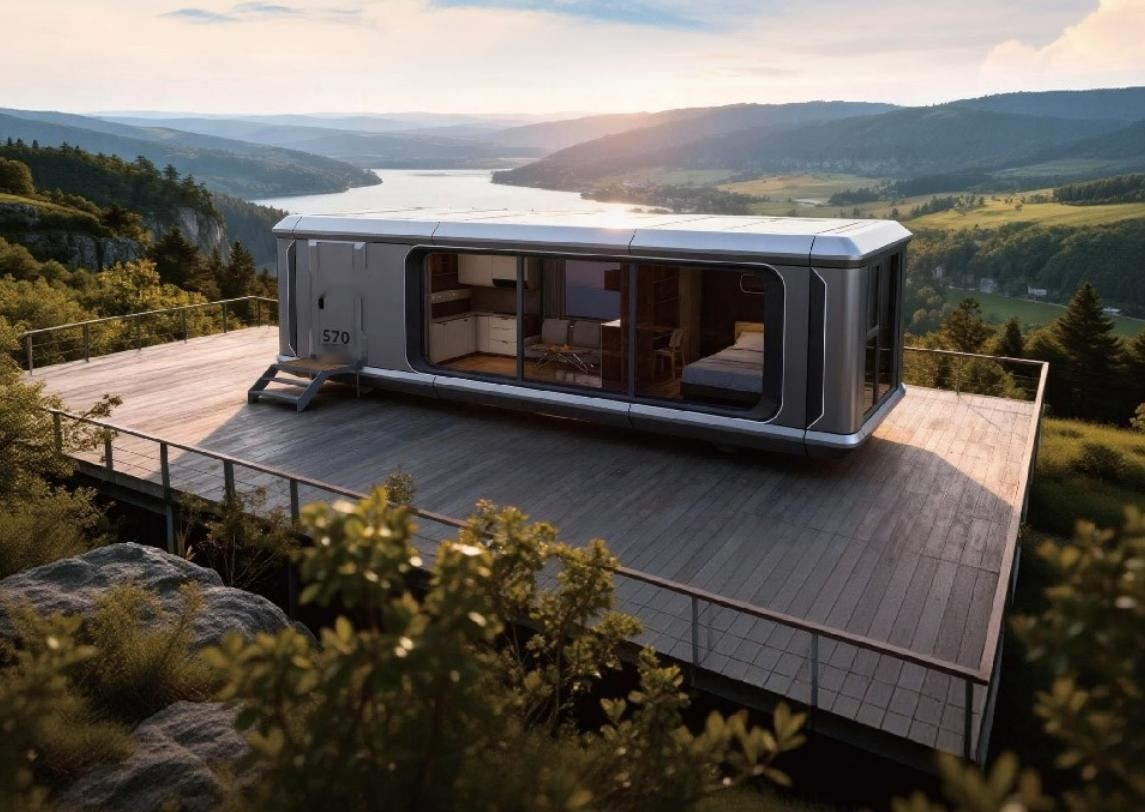
#> input picture videos/src/refs/clean/hero-s70.jpg, 1145 x 812 px, found by its file name
$ python clean_logos.py
#> lines starting #> are read from the running program, lines starting #| are printed output that depends on the picture; after the words box and inside, x2 and y2 are one past the last pixel; in counts of white or black regions, pixels touching at a corner belong together
#!/usr/bin/env python3
# Removes Luban branding from the source photos used in the ads (Polina: their logo must never appear).
import cv2, numpy as np, os
IMG = os.environ.get("IMG_DIR", "/mnt/project-files/site/img"); OUT = os.path.dirname(os.path.abspath(__file__)) + "/refs/clean"
# hero-s70: small emblem above the door handle and the brand line under "S70"
im = cv2.imread(IMG + "/hero-s70.jpg"); m = np.zeros(im.shape[:2], np.uint8)
#> further down, im is the input picture: shape (812, 1145, 3); mean B, G, R 86.8, 94.3, 99.8
cv2.rectangle(m, (318, 268), (368, 298), 255, -1); cv2.rectangle(m, (318, 345), (358, 362), 255, -1)
#> after `cv2.rectangle(m, (318, 268), (368, 298), 255, -1)`:
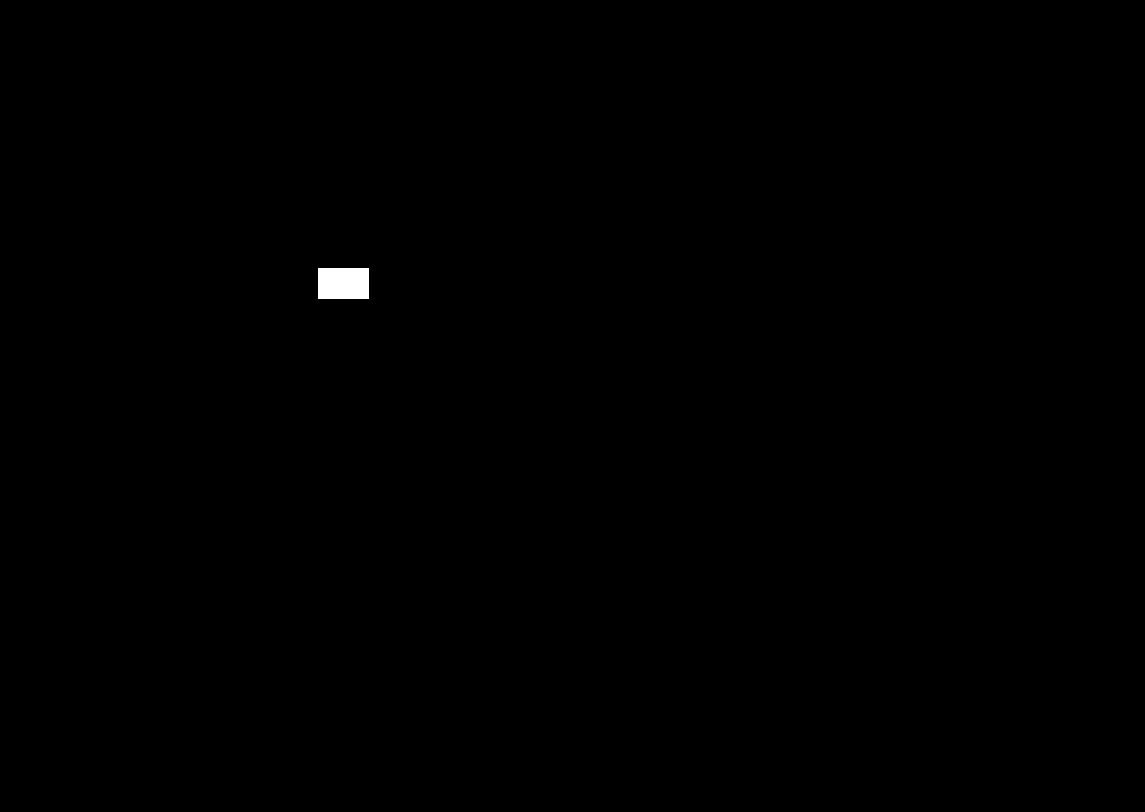
#> m: shape (812, 1145); 0.17% white; 1 white region, box (x1, y1, x2, y2) and area: (318, 268, 369, 299) 1581
#> after `cv2.rectangle(m, (318, 345), (358, 362), 255, -1)`:
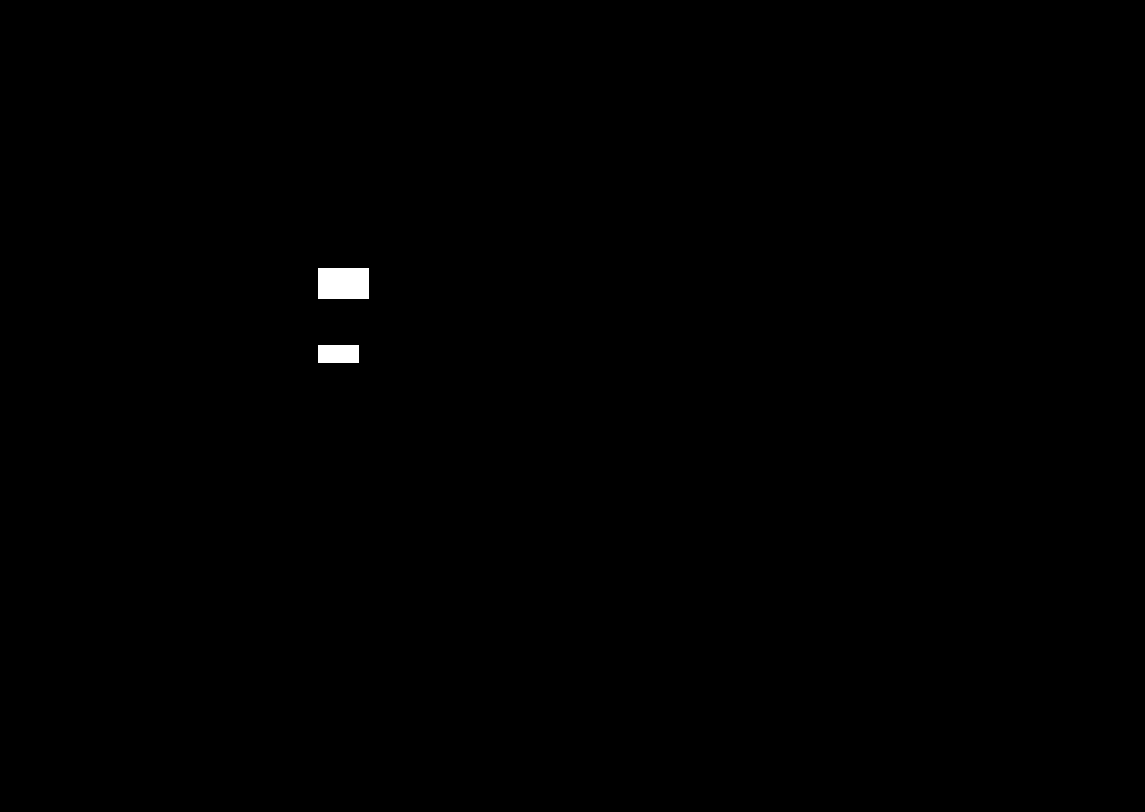
#> m: shape (812, 1145); 0.25% white; 2 white regions, box (x1, y1, x2, y2) and area: (318, 268, 369, 299) 1581, (318, 345, 359, 363) 738
cv2.imwrite(OUT + "/hero-s70.jpg", cv2.inpaint(im, m, 5, cv2.INPAINT_TELEA), [cv2.IMWRITE_JPEG_QUALITY, 95])
# s70-kitchen: lit "Lubancabin" lettering on the black wall strip
im = cv2.imread(IMG + "/s70-kitchen.jpg"); x0, y0, x1, y1 = 170, 690, 560, 910
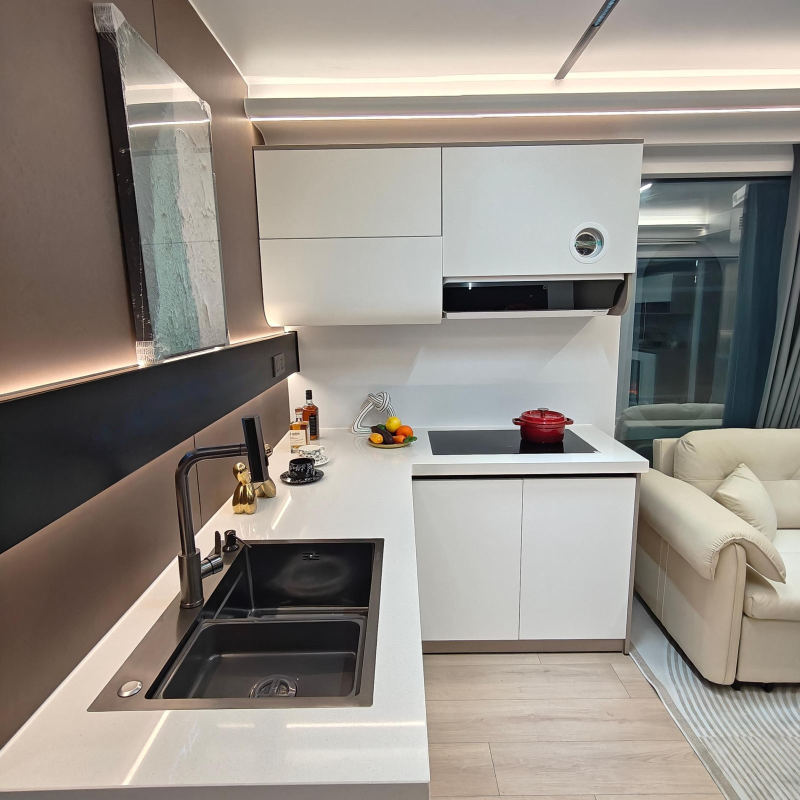
#> input picture videos/src/refs/clean/s70-kitchen.jpg, 1600 x 1600 px, found by its file name (shown at 1/2 size)
#> further down, im is the input picture: shape (1600, 1600, 3); mean B, G, R 134.3, 141.8, 148.5
roi = im[y0:y1, x0:x1].astype(int)
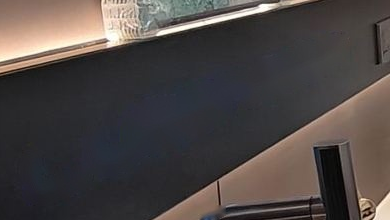
#> roi: shape (220, 390, 3) int64; mean B, G, R 69.1, 70.9, 77.5
mm = ((roi[..., 0] - roi[..., 2] > 25) & (roi[..., 0] > 80)).astype(np.uint8) * 255      # the lettering is lit blue
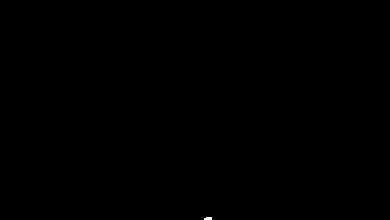
#> mm: shape (220, 390); 0.03% white; 1 white region, box (x1, y1, x2, y2) and area: (204, 217, 212, 220) 22
# keep only the strip itself (dark band), not the lit wall above it
mm = cv2.dilate(mm, np.ones((11, 11), np.uint8)); m = np.zeros(im.shape[:2], np.uint8); m[y0:y1, x0:x1] = mm
#> after `mm = cv2.dilate(mm, np.ones((11, 11), np.uint8))`: mm: shape (220, 390); 0.17% white; 1 white region, box (x1, y1, x2, y2) and area: (199, 212, 217, 220) 142
#> after `m[y0:y1, x0:x1] = mm`:
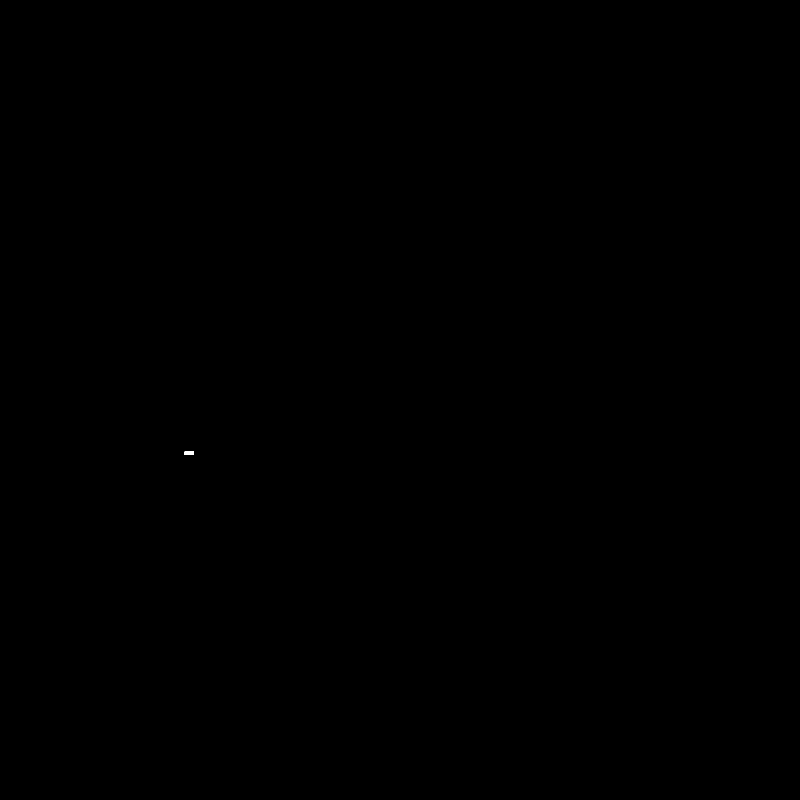
#> m: shape (1600, 1600) (shown at 1/2 size); 0.01% white; 1 white region, box (x1, y1, x2, y2) and area: (369, 902, 387, 910) 142
band = np.zeros_like(m); pts = np.array([[150, 800], [580, 690], [600, 760], [600, 930], [150, 960]]); cv2.fillPoly(band, [pts], 255)
#> after `cv2.fillPoly(band, [pts], 255)`:
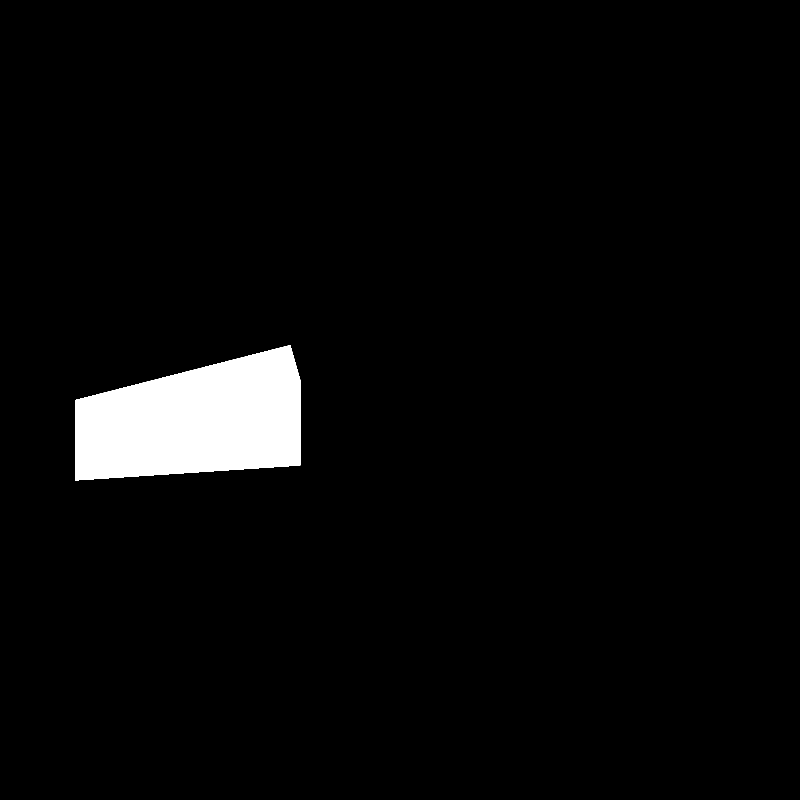
#> band: shape (1600, 1600) (shown at 1/2 size); 3.6% white; 1 white region, box (x1, y1, x2, y2) and area: (150, 690, 601, 961) 91041
m &= band
cv2.imwrite(OUT + "/s70-kitchen.jpg", cv2.inpaint(im, m, 7, cv2.INPAINT_TELEA), [cv2.IMWRITE_JPEG_QUALITY, 95])
